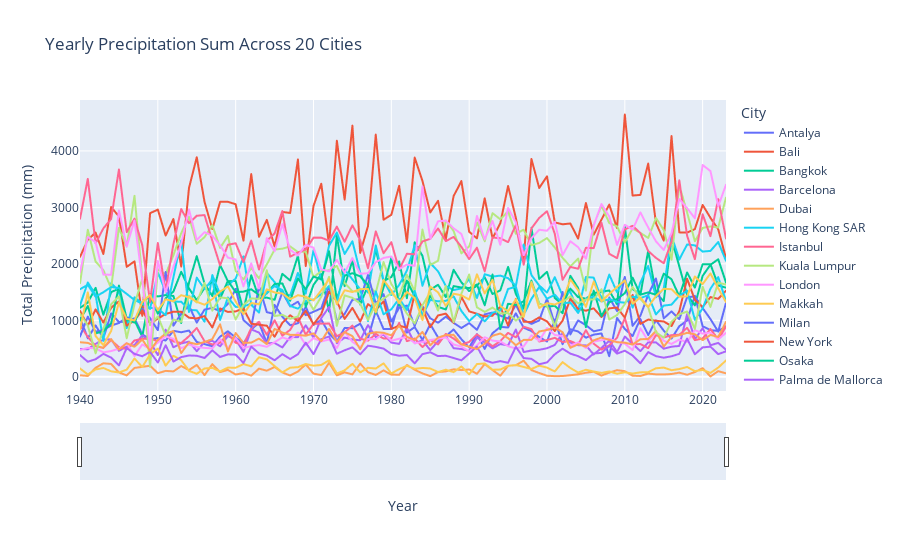

Notebook source saved alongside this figure:
### Code cell
# Creating Plotly figure
fig_1 = px.line(df, x='year', y='precipitation_sum', color='city',
              title='Yearly Precipitation Sum Across 20 Cities',
              labels={'precipitation_sum': 'Total Precipitation (mm)', 'year': 'Year', 'city': 'City'})

# Adding a range slider for year selection
fig_1.update_layout(xaxis=dict(rangeslider=dict(visible=True)))

fig_1.show()
